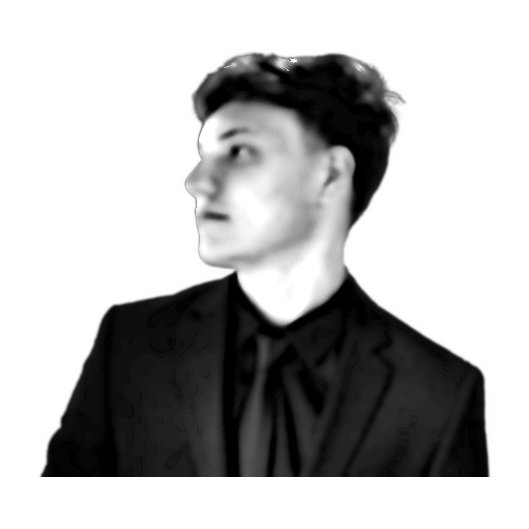
#> input picture source-prepped.png, 529 x 529 px
$ python portrait_svg.py
#> lines starting #> are read from the running program, lines starting #| are printed output that depends on the picture
### scripts/svg_kit.py
"""Shared palette and terminal-window chrome for the profile SVGs."""

from __future__ import annotations

from html import escape

MONO = "ui-monospace, SFMono-Regular, Menlo, Consolas, monospace"
SANS = "-apple-system, Segoe UI, Helvetica, Arial, sans-serif"

# GitHub's own dark-theme contribution ramp, indexed by data-level 0..4.
LEVEL_COLORS = ("#161b22", "#0e4429", "#006d32", "#26a641", "#39d353")

BG_TOP = "#111722"
BG_BOTTOM = "#0d1117"
FRAME = "#30363d"
TILE = "#161b22"
MUTED = "#7d8590"
INK = "#e6edf3"
ASCII_INK = "#c9d1d9"
GREEN = "#39d353"
BAR = "#26a641"

TITLEBAR_H = 30
_LIGHTS = ("#ff5f56", "#ffbd2e", "#27c93f")


def window(width: float, height: float, title: str, body: str, style: str = "") -> str:
    """Wrap SVG body markup in a macOS-style terminal window.

    Args:
        width: Canvas width in px.
        height: Canvas height in px.
        title: Text centered in the title bar.
        body: Inner SVG markup drawn on top of the window.
        style: Optional CSS placed in a <style> element.

    Returns:
        A complete standalone SVG document.
    """
    lights = "".join(
        f'<circle cx="{20 + i * 16}" cy="{TITLEBAR_H / 2}" r="5" fill="{color}"/>' for i, color in enumerate(_LIGHTS)
    )
    return (
        f'<svg xmlns="http://www.w3.org/2000/svg" width="{width:g}" height="{height:g}" '
        f'viewBox="0 0 {width:g} {height:g}" font-family="{MONO}">'
        + (f"<style>{style}</style>" if style else "")
        + '<defs><linearGradient id="win-bg" x1="0" y1="0" x2="0" y2="1">'
        f'<stop offset="0" stop-color="{BG_TOP}"/><stop offset="1" stop-color="{BG_BOTTOM}"/>'
        "</linearGradient></defs>"
        f'<rect width="{width:g}" height="{height:g}" rx="12" fill="url(#win-bg)"/>'
        f'<rect x="0.5" y="0.5" width="{width - 1:g}" height="{height - 1:g}" rx="12" '
        f'fill="none" stroke="{FRAME}"/>'
        f'<line x1="0" y1="{TITLEBAR_H}" x2="{width:g}" y2="{TITLEBAR_H}" stroke="{FRAME}"/>'
        + lights
        + f'<text x="{width / 2:g}" y="{TITLEBAR_H / 2 + 4}" fill="{MUTED}" font-size="12" '
        f'text-anchor="middle">{escape(title)}</text>' + body + "</svg>"
    )

### scripts/portrait_svg.py
"""Render the prepped photo as a monochrome ASCII portrait in a terminal window.

One light-gray ink on the dark window: brighter pixels get sparser glyphs and
near-white becomes blank, so only the subject prints. Each row is wiped in left
to right with a block cursor riding the edge, top to bottom, like a terminal
printing it once; then a `whoami` status line keeps a blinking cursor.

Usage:
    python scripts/portrait_svg.py [prepped.png] [output.svg]
    STATIC=1 python scripts/portrait_svg.py   # frozen frame, for previews
"""

from __future__ import annotations

import os
import sys
from html import escape
from pathlib import Path

from PIL import Image, ImageEnhance
from svg_kit import ASCII_INK, FRAME, MUTED, TITLEBAR_H, window

ROOT = Path(__file__).resolve().parent.parent

COLS = int(os.environ.get("COLS", "180"))
ART_W = 800
CELL_W = ART_W / COLS
CELL_H = CELL_W * 15 / 8  # monospace glyph aspect
ROWS = round(COLS * 8 / 15)
ART_H = ROWS * CELL_H
PAD = 20
STATUS_H = 30
W = ART_W + 2 * PAD
H = TITLEBAR_H + ART_H + STATUS_H + PAD

RAMP = " .`:-=+*oa#%@"  # sparse -> dense
GAMMA = 1.18  # >1 lifts mid-tones into sparser glyphs
CONTRAST = 1.05
BLANK_ABOVE = 0.80  # luminance at/above this prints nothing
PRINT_S = 5.8  # whole portrait prints in ~6s at any resolution

WHOAMI = "mauro@github:~$ whoami "
NAME = "Mauro Junior"


def ascii_rows(src: Path) -> list[str]:
    im = Image.open(src).convert("L")
#> im is the input picture: PIL image 529x529 L; min 0, max 255, mean 180.3
    im = ImageEnhance.Contrast(im).enhance(CONTRAST).resize((COLS, ROWS), Image.Resampling.LANCZOS)
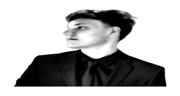
#> im: PIL image 180x96 L; min 0, max 255, mean 178.2
    px = im.tobytes()  # one byte per pixel in "L" mode, row-major
    rows: list[str] = []
    for y in range(ROWS):
        line = []
        for x in range(COLS):
            lum = (px[y * COLS + x] / 255.0) ** GAMMA
            if lum >= BLANK_ABOVE:
                line.append(" ")
            else:
                line.append(RAMP[round((1.0 - lum) * (len(RAMP) - 1))])
        rows.append("".join(line))
#> after the loop, rows = 96 items
    return rows


def art(rows: list[str], static: bool) -> str:
#> called with static = False
    top = TITLEBAR_H + PAD * 0.35
#> top = 37
    row_s = PRINT_S / ROWS
    font_size = CELL_H * 0.86
    out: list[str] = []
    for r, line in enumerate(rows):
        row_y = top + r * CELL_H
        text = (
            f'<text xml:space="preserve" x="{PAD}" y="{row_y + CELL_H * 0.74:.1f}" fill="{ASCII_INK}" '
            f'font-size="{font_size:.1f}" textLength="{ART_W}" lengthAdjust="spacing">{escape(line)}</text>'
        )
        if static:
            out.append(text)
            continue
        begin = r * row_s
        out.append(
            f'<clipPath id="row{r}"><rect x="{PAD}" y="{row_y:.1f}" width="0" height="{CELL_H:.2f}">'
            f'<animate attributeName="width" from="0" to="{ART_W}" begin="{begin:.3f}s" dur="{row_s:.3f}s" '
            f'fill="freeze"/></rect></clipPath><g clip-path="url(#row{r})">{text}</g>'
            f'<rect y="{row_y + 1:.1f}" width="{CELL_W:.2f}" height="{CELL_H - 2:.2f}" fill="{ASCII_INK}" opacity="0">'
            f'<animate attributeName="x" from="{PAD}" to="{PAD + ART_W}" begin="{begin:.3f}s" dur="{row_s:.3f}s" '
            f'fill="freeze"/><set attributeName="opacity" to="0.85" begin="{begin:.3f}s"/>'
            f'<set attributeName="opacity" to="0" begin="{begin + row_s:.3f}s"/></rect>'
        )
#> this loop made 96 passes
#> (row_y, begin) on passes 1 to 12: (37, 0), (45.33, 0.0604), (53.67, 0.121), (62, 0.181), (70.33, 0.242), (78.67, 0.302), (87, 0.362), (95.33, 0.423), (103.7, 0.483), (112, 0.544), (120.3, 0.604), (128.7, 0.665)
#> after the loop, out = 96 items
    return "".join(out)


def status_bar() -> str:
    line_y = TITLEBAR_H + ART_H + PAD * 0.35
#> line_y = 837
    text_y = line_y + 19
#> text_y = 856
    cursor_x = PAD + len(WHOAMI + NAME + " ") * 13 * 0.6  # 13px mono glyph ~0.6em wide
    return (
        f'<line x1="0" y1="{line_y:.1f}" x2="{W}" y2="{line_y:.1f}" stroke="{FRAME}"/>'
        f'<text x="{PAD}" y="{text_y:.1f}" fill="{MUTED}" font-size="13">{escape(WHOAMI)}'
        f'<tspan fill="{ASCII_INK}">{escape(NAME)}</tspan></text>'
        f'<rect x="{cursor_x:.1f}" y="{text_y - 12:.1f}" width="8" height="14" fill="{ASCII_INK}">'
        '<animate attributeName="opacity" values="1;1;0;0" keyTimes="0;0.5;0.51;1" dur="1s" '
        'repeatCount="indefinite"/></rect>'
    )


def main() -> None:
    src = Path(sys.argv[1]) if len(sys.argv) > 1 else ROOT / "source-prepped.png"
    dst = Path(sys.argv[2]) if len(sys.argv) > 2 else ROOT / "mauro-ascii.svg"
    static = bool(os.environ.get("STATIC"))
    svg = window(W, H, "mauro@github: ~$ ./portrait.sh", art(ascii_rows(src), static) + status_bar())
    dst.write_text(svg)
    print(f"portrait_svg: wrote {dst.name} ({W:g}x{H:g}, {COLS}x{ROWS} chars)")


if __name__ == "__main__":
    main()
